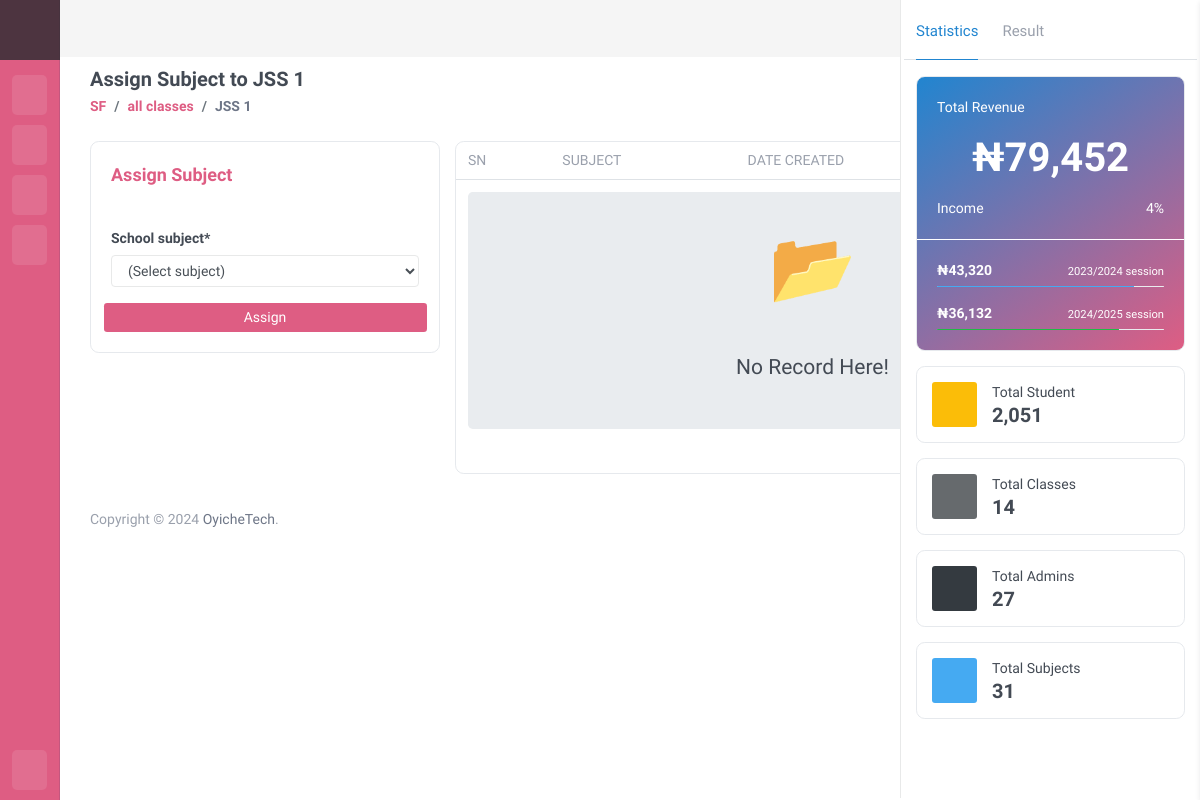
The app's page /sch/subject_class/12 (signed in), older data.
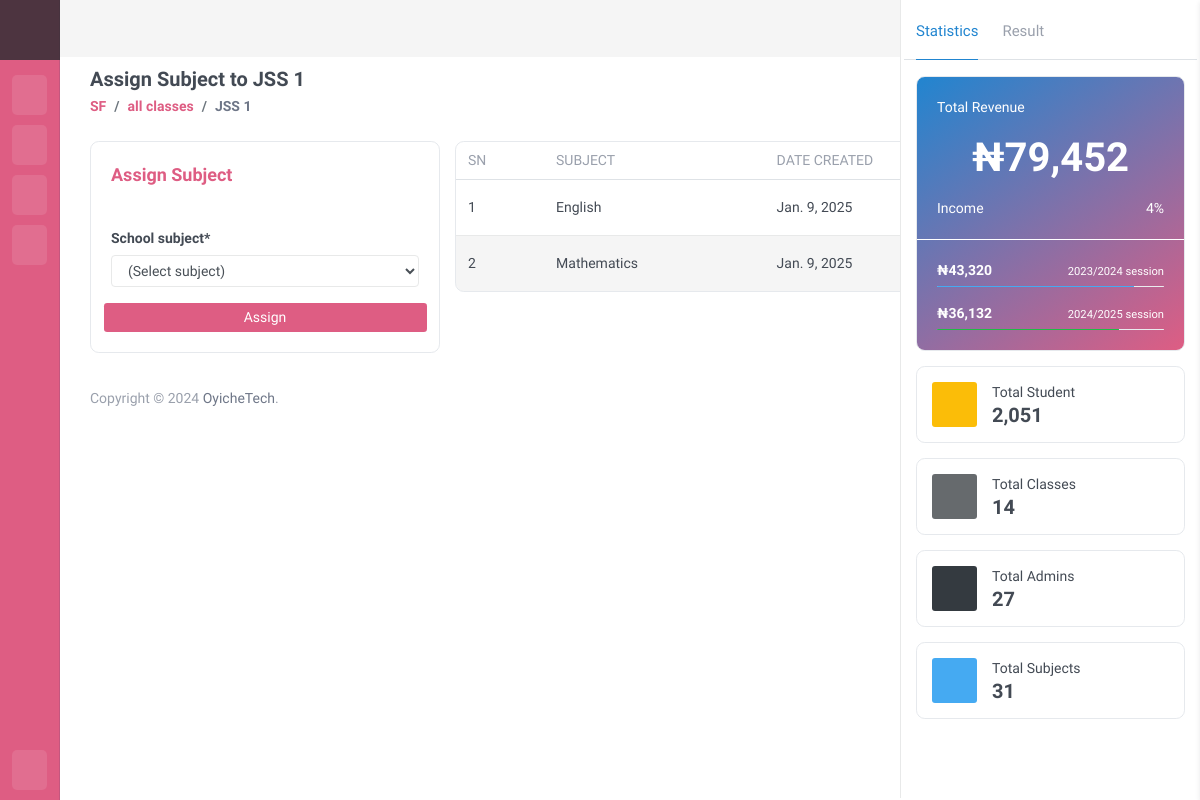
The same page, newer data.
### oyiche_schMGT/models.py (models this page shows, shortened)
class SchoolClassSubjects(models.Model):
    school_class = models.ForeignKey(
        to='SchoolClasses', on_delete=models.CASCADE, related_name='school_class')
    school_info = models.ForeignKey(
        to=SchoolInformation, on_delete=models.CASCADE, related_name="school_class_subject", blank=True, null=True)
    school_subject = models.ForeignKey(
        to='SchoolSubject', on_delete=models.CASCADE, related_name='school_subject')
    date_created = models.DateTimeField(auto_now_add=True)
    class Meta:
        db_table = 'School Class Subjects'
        verbose_name_plural = 'School Class Subjects'

class SchoolSubject(models.Model):
    subject_name = models.CharField(max_length=20)
    school_info = models.ForeignKey(
        to=SchoolInformation, on_delete=models.CASCADE, related_name="school_subject")
    date_created = models.DateTimeField(auto_now_add=True)
    class Meta:
        db_table = 'School Subject'
        verbose_name_plural = 'School Subject'
        constraints = [
            models.UniqueConstraint(
                fields=["school_info", "subject_name"],
                name="unique_subject_per_school",
            )
        ]

### oyiche_schMGT/views.py (the view, shortened to what this page needs)
# urls.py: path("subject_class/<str:class_id>", SubjectClassView.as_view(), name="subject_class"),
class SubjectClassView(LoginRequiredMixin, ListView):
    model = SchoolClassSubjects
    template_name = "backend/classes/subject_class.html"
    form = SchoolClassSubjectForm
    def get_queryset(self, **kwargs):
        school = get_school(self.request)
        class_id = self.kwargs.get('class_id')
        if school:
            return SchoolClassSubjects.objects.filter(school_info=school, school_class=class_id).order_by('-date_created')
        return SchoolClassSubjects.objects.none()
    def get_context_data(self, **kwargs):
        school = get_school(self.request)
        class_id = self.kwargs.get('class_id')
        context = super(SubjectClassView, self).get_context_data(**kwargs)
        context['form'] = self.form(school=school, school_class=class_id)
        context['class_name'] = SchoolClasses.objects.get(pk=class_id).class_name
        context['class_id'] = SchoolClasses.objects.get(pk=class_id).pk
        return context

### oyiche_schMGT/forms.py
class SchoolClassSubjectForm(forms.ModelForm):
    def __init__(self, *args, **kwargs):
        self.school = kwargs.pop('school', '')
        self.school_class = kwargs.pop('school_class', '')
        super(SchoolClassSubjectForm, self).__init__(*args, **kwargs)
        if self.school and self.school_class:
            assigned_subjects = SchoolClassSubjects.objects.filter(
                school_info=self.school,
                school_class=self.school_class
            ).values_list('school_subject', flat=True)
            self.fields['school_subject'].queryset = SchoolSubject.objects.filter(
                school_info=self.school
            ).exclude(id__in=assigned_subjects)
            self.fields['school_subject'].label_from_instance = lambda obj: obj.subject_name.upper()
    school_subject = forms.ModelChoiceField(queryset=SchoolSubject.objects.none(), empty_label="(Select subject)", required=True, widget=forms.Select(
        attrs={
            'class': 'form-control input-height',
        }
    ))
    class Meta:
        model = SchoolClassSubjects
        fields = ('school_subject',)

### oyiche_auth/models.py (called while the page is built)
    def __str__(self):
        return self.user_title

### Templates/backend/classes/subject_class.html (shortened to what the changed rows need)
{% extends 'base.html' %}
{% load static %}
{% load crispy_forms_tags %}
{% block head %} {% include 'partials/backend/head.html' %} {% endblock head %}
{% block body %}
<div id="main_content">
    <div class="page">
        <div class="section-body">
            <div class="container-fluid">
                <div class="d-flex justify-content-between align-items-center ">
                    <div class="header-action">
                        <h1 class="page-title">Assign Subject to {{class_name|upper}}</h1>
                    </div>
                </div>
            </div>
        </div>
        <div class="section-body mt-4">
            <div class="container-fluid">
                <div class="tab-content">
                    <div class="tab-pane active" id="Student-all">
                        <div class="row">
                            <div class="col-lg-8 col-md-8 col-sm-12">
                                <div class="table-responsive card">
                                    <table class="table table-hover table-vcenter table-striped mb-0 text-nowrap">
                                        <thead>
                                            <tr>
                                                <th>SN</th>
                                                <th>Subject</th>
                                                <th>Date Created</th>
                                                <th>Action</th>
                                            </tr>
                                        </thead>
                                        <tbody>
                                            {% if object_list %}
                                              {% for object in object_list %}
                                                <tr>
                                                    <td>{{forloop.counter }}</td>
                                                    <td>{{ object.school_subject.subject_name|title }}</td>
                                                    <td>{{ object.date_created|date }}</td>
                                                    <td>
                                                      <button type="button" class="btn btn-sm" title="Delete" data-toggle="modal" data-target="#deleteStudent{{forloop.counter}}"></button>
                                                    </td>
                                                </tr>
                                              {% endfor %}
                                            {% else %}
                                            {% include 'partials/backend/empty_list.html' %}
                                            {% endif %}
                                        </tbody>
                                    </table>
                                </div>
                            </div>
                        </div>
                    </div>
                </div>
            </div>
        </div>
    </div>
</div>
{% include 'partials/backend/script.html' %}
{% endblock body %}

Row changes from the older to the newer data that the page shows:
added SchoolClassSubjects: school_subject.subject_name "English", date_created "Jan. 9, 2025"
added SchoolClassSubjects: school_subject.subject_name "Mathematics", date_created "Jan. 9, 2025"
Text that changed along with them:
text no longer shown: "📂 No Record Here!"
